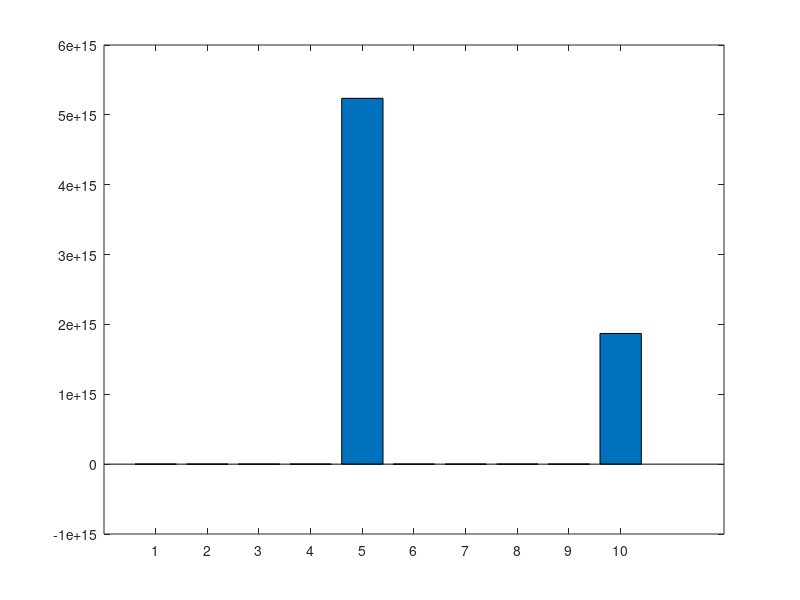

Write the MATLAB code that produced this figure.
function TP2Ejercicio6()
    T=1/10;
    t=0:T:1-T;
    
    alpha=[5 18 23 5 8 43 54 12 9 11];
    sins=zeros(1,length(alpha));
    sins_total=zeros(1,length(alpha));
    
    %Combinación lineal de las 10 señales con frecuencias de 1 a 10 y alfas
    %diferentes
    for i=1:10
        sins(i, :)=sin(2*pi*i.*t);
        sins_total=sins_total+sins(i, :)*alpha(i);
    end
    
    %Producto punto entre la comninacion lineal y cada una de las señales
    
    parecidos=zeros(1,length(sins));
    for i=1:10
        parecidos(i)=sum(sins(i, :).*sins_total)/dot(sins(i, :),sins(i, :));
    end
  
    bar(parecidos);
end
